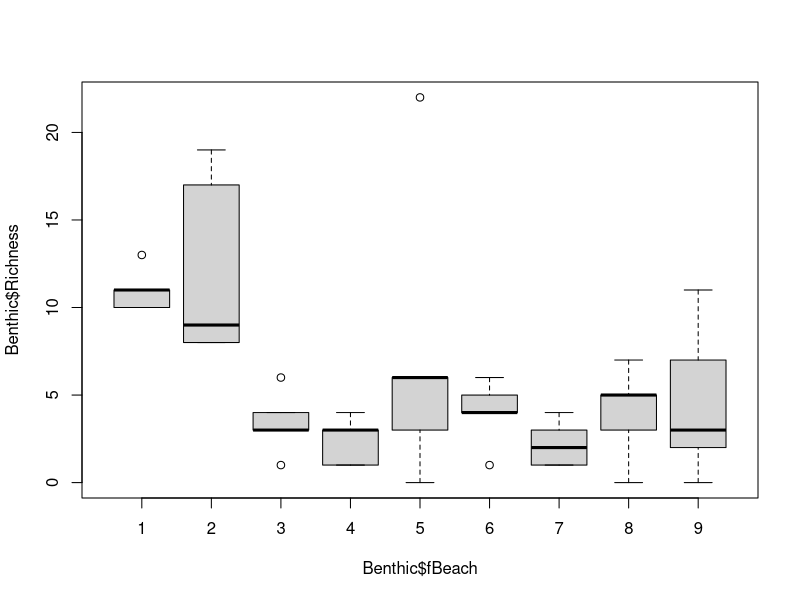

Reproduce this figure in R.


setwd("C://users//PC//Desktop//R//BT R 24-05-2021")

#7.5 Xem lai ham plot 

methods(plot)
help(plot)

# Tham so - Y nghia 
# main - them tieu de cho graph
# xlab, ylab - nhan cot cho x, y
# log: log="x", log="y", log="xy"=> creates logaricthmic axes
# type="p"; "l", "b", "o", "h","s", "n"


# Cau 1: Tim hieu cac loai plot thong qua tham so type 


Benthic <-read.table(file="RIKZ2.txt", header=TRUE)
Benthic$fBeach <- factor(Benthic$Beach)
plot(Benthic$Richness ~ Benthic$fBeach)


# Cau 2: Tim hieu mot so ham hay dung voi plot 
# Tim hieu y nghia cua cac ham duoi 
# Van dung ket hop voi ham plot de ve do thi 
# plot.new
# win.graph
# windows
# savePlot
# locator
# range
# matplot
# persp
# cut
# split